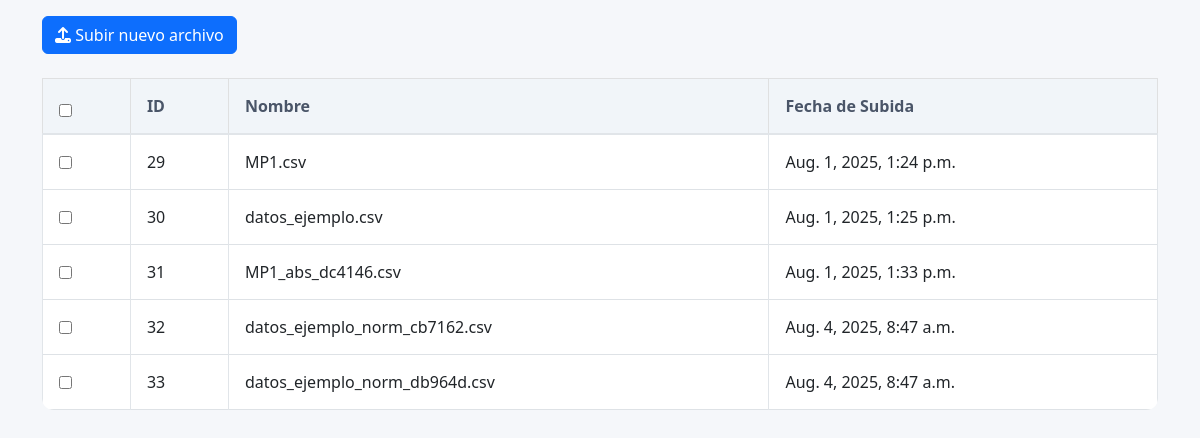
Page /listar/ (signed in) on the earlier database version.
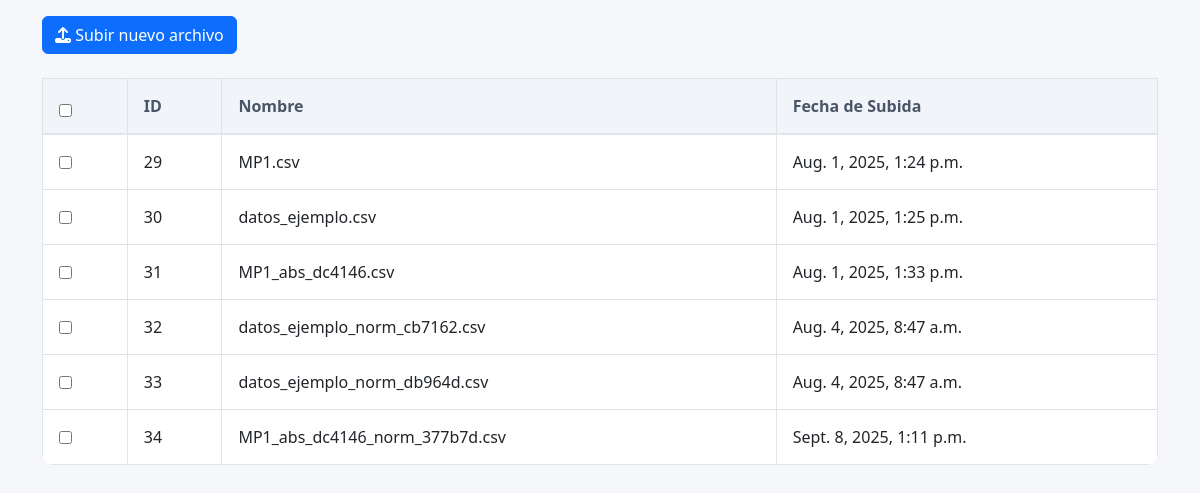
Same page on the later database version.
### archivos/models.py (models this page shows, shortened)
class ArchivoSubido(models.Model):
    nombre = models.CharField(max_length=100, blank=True)  # Permite que esté vacío inicialmente
    archivo = models.FileField(upload_to='uploads/')
    descripcion = models.CharField(max_length=255)
    fecha_subida = models.DateTimeField(auto_now_add=True)

### archivos/views.py (the view)
# urls.py: path('listar/', views.listar_archivos, name='listar_archivos'),
@login_required
def listar_archivos(request):
    archivos = ArchivoSubido.objects.all()
    if request.headers.get('x-requested-with') == 'XMLHttpRequest':
        return render(request, 'partials/listar_contenido.html', {'archivos': archivos})
    return render(request, 'listar_archivos.html', {'archivos': archivos})

### archivos/templates/listar_archivos.html (shortened to what this page needs)
<div class="container mt-3">
    <a href="/subir" class="btn btn-primary mb-4">
        <i class="fas fa-upload"></i> Subir nuevo archivo
    </a>
    {% if archivos %}
        <form id="form-eliminar" method="post" action="{% url 'eliminar_multiple' %}">
            <div class="table-responsive">
                <table class="table table-bordered table-hover bg-white">
                    <thead class="table-light">
                        <tr>
                            <th><input type="checkbox" id="checkAll"></th>
                            <th>ID</th>
                            <th>Nombre</th>
                            <th>Fecha de Subida</th>
                        </tr>
                    </thead>
                    <tbody>
                        {% for archivo in archivos %}
                        <tr>
                            <td><input type="checkbox" class="archivo-checkbox" name="archivos" value="{{ archivo.id }}"></td>
                            <td>{{ archivo.id }}</td>
                            <td class="archivo-nombre">{{ archivo.nombre }}</td>
                            <td>{{ archivo.fecha_subida }}</td>
                        </tr>
                        {% endfor %}
                    </tbody>
                </table>
            </div>
        </form>
    {% else %}
        <div class="alert alert-info">No hay archivos subidos aún.</div>
    {% endif %}
</div>
<link href="https://cdn.jsdelivr.net/npm/bootstrap@5.3.0/dist/css/bootstrap.min.css" rel="stylesheet">
<link rel="stylesheet" href="https://cdnjs.cloudflare.com/ajax/libs/font-awesome/6.4.0/css/all.min.css">

Differences in the rows shown:
added ArchivoSubido: id "34", nombre "MP1_abs_dc4146_norm_377b7d.csv", fecha_subida "Sept. 8, 2025, 1:11 p.m."
